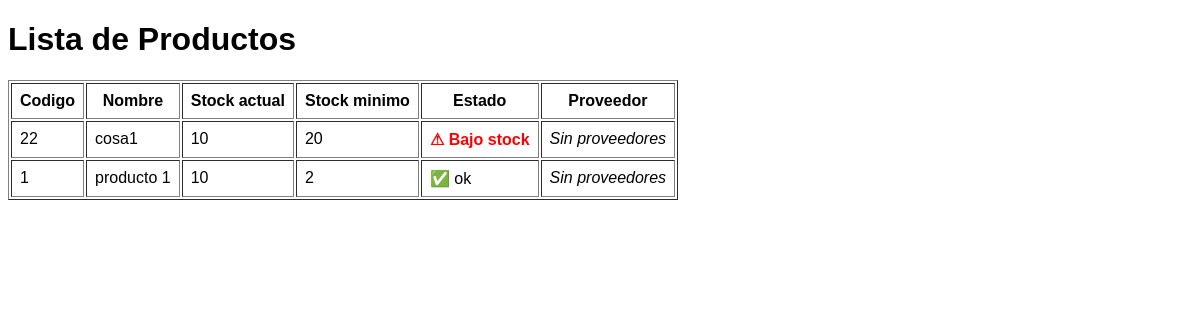
Before: / with the older database file.
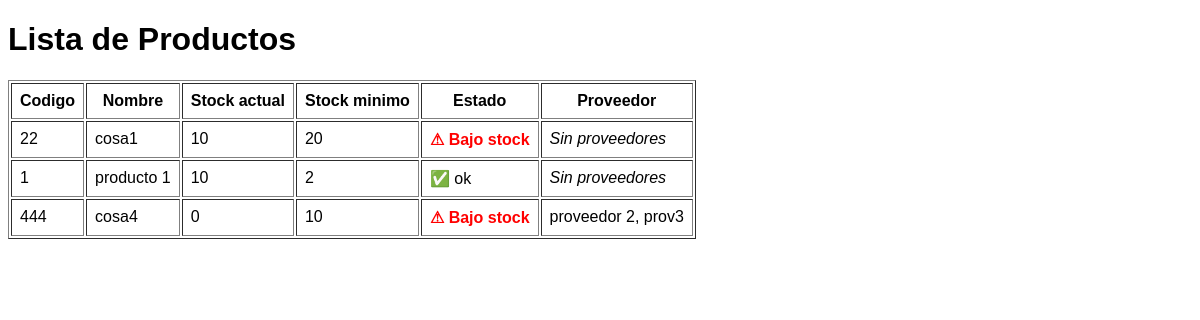
After: the same page with the newer database file.
### inventario/models.py (models this page shows, shortened)
class Producto(models.Model):
    codigo = models.CharField(max_length=50,blank=True, unique=True)
    nombre = models.CharField(max_length=100)
    descripcion = models.TextField(blank=True)
    stock_actual = models.PositiveIntegerField(default=0)
    stock_minimo = models.PositiveIntegerField(default=10)
    precio = models.DecimalField(max_digits=10, decimal_places=2)
    proveedores = models.ManyToManyField(Proveedor, related_name='productos')

class Proveedor(models.Model):
    nombre = models.CharField(max_length=100)
    contacto = models.CharField(max_length=100, blank=True)
    telefono = models.CharField(max_length=20, blank=True)
    email = models.EmailField(blank=True)

### inventario/views.py (the view)
# urls.py: path('', views.lista_productos, name='lista_productos'),
def lista_productos(request):
    productos = Producto.objects.prefetch_related('proveedores').all()
    return render(request, 'inventario/lista_productos.html', {'productos': productos})

### inventario/templates/inventario/lista_productos.html (shortened to what this page needs)
 <!DOCTYPE html>
 <html>
    <head>
    </head>
    <body>
        <h1>Lista de Productos</h1>
        <table border="1" cellpadding="8">
            <tr>
                <th>Codigo</th>
                <th>Nombre</th>
                <th>Stock actual</th>
                <th>Stock minimo</th>
                <th>Estado</th>
                <th>Proveedor</th>
            </tr>
            {% for producto in productos %}
            <tr>
                <td>{{producto.codigo}}</td>
                <td>{{ producto.nombre }}</td>
                <td>{{ producto.stock_actual }}</td>
                <td>{{ producto.stock_minimo }}</td>
                <td>
                    {% if producto.stock_actual <= producto.stock_minimo %}
                        <span class="bajo-stock">⚠ Bajo stock </span>
                    {% else %}
                       ✅ ok
                    {% endif %}
                </td>
                <td>
                    {% with producto.proveedores.all as lista_proveedores %}
                        {% if lista_proveedores %}
                            {% for prov in lista_proveedores %}
                                {{ prov.nombre }}{% if not forloop.last %}, {% endif %}
                            {% endfor %}
                        {% else %}
                            <em>Sin proveedores</em>
                        {% endif %}
                    {% endwith %}
                </td>
            </tr>
            {% empty %}
            <tr><td colspan="4">No hay productos cargados.</td></tr>
            {% endfor %}
        </table>
    </body>
</html>

Changed rows visible on the page:
added Producto: codigo "444", nombre "cosa4", stock_actual "0", stock_minimo "10", shows "⚠ Bajo stock"
now on this page (row unchanged): Proveedor: nombre "proveedor 2"
added Proveedor: nombre "prov3"
